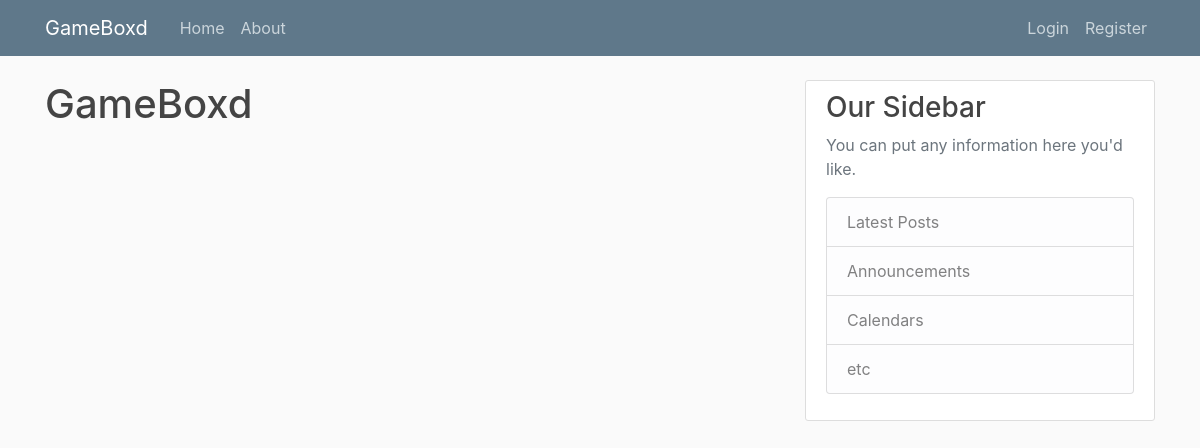
The app's page /, older data.
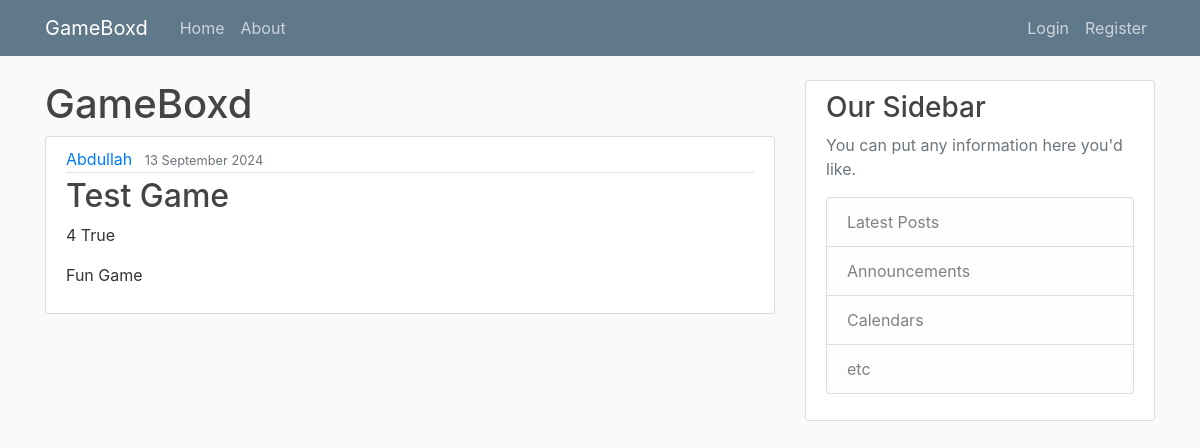
The same page, newer data.
### gameboxdApp/models.py (models this page shows)
class Review(models.Model):
    title = models.ForeignKey(Game, on_delete=models.CASCADE)
    rating = models.IntegerField()
    like = models.BooleanField(default=False)
    review = models.TextField()
    datePosted = models.DateTimeField(default=timezone.now)
    author = models.ForeignKey(User, on_delete=models.CASCADE)

class Game(models.Model):
    title = models.CharField(max_length=256)
    description = models.TextField()
    def __str__(self):
        return self.title

### gameboxdApp/views.py (the view)
# urls.py: path('', views.home, name='gameboxd-home'),
def home(request):
    context = {
        'posts': Review.objects.all()
    }
    return render(request, 'gameboxdApp/home.html', context=context)

### gameboxdApp/templates/gameboxdApp/home.html
{% extends "gameboxdApp/base.html" %}
{% block content %}
    <h1>GameBoxd</h1>
    {% for post in posts %}
        <article class="media content-section">
            <div class="media-body">
                <div class="article-metadata">
                    <a class="mr-2" href="#">{{ post.author }}</a>
                    <small class="text-muted">{{ post.datePosted|date:"d F Y" }}</small>
                </div>
                <h2><a class="article-title" href="#">{{ post.title }}</a></h2>
                <p class="artile-content">{{ post.rating }}    {{ post.like }}</p>
                <p class="article-content">{{ post.review }}</p>
            </div>
        </article>
    {% endfor %}
{% endblock content %}

### gameboxdApp/templates/gameboxdApp/base.html (shortened to what this page needs)
{% load static %}
<!doctype html>
<html lang="en">
    <head>
        <link rel="stylesheet" href="https://cdn.jsdelivr.net/npm/bootstrap@4.0.0/dist/css/bootstrap.min.css">
        <link rel="stylesheet" type="text/css" href="{% static 'gameboxdApp/main.css' %}">
    </head>
    <body>
        <header class="site-header">
            <nav class="navbar navbar-expand-md navbar-dark bg-steel fixed-top">
                <div class="container">
                    <a class="navbar-brand mr-4" href="{% url 'gameboxd-home' %}">GameBoxd</a>
                    <div class="collapse navbar-collapse" id="navbarToggle">
                        <div class="navbar-nav mr-auto">
                            <a class="nav-item nav-link" href="{% url 'gameboxd-home' %}">Home</a>
                            <a class="nav-item nav-link" href="{% url 'gameboxd-about' %}">About</a>
                        </div>
                        <div class="navbar-nav">
                            <a class="nav-item nav-link" href="#">Login</a>
                            <a class="nav-item nav-link" href="#">Register</a>
                        </div>
                    </div>
                </div>
            </nav>
        </header>
        <main role="main" class="container">
            <div class="row">
                <div class="col-md-8">
                    {% block content %}{% endblock %}
                </div>
                <div class="col-md-4">
                    <div class="content-section">
                        <h3>Our Sidebar</h3>
                        <p class='text-muted'>You can put any information here you'd like.
                            <ul class="list-group">
                                <li class="list-group-item list-group-item-light">Latest Posts</li>
                                <li class="list-group-item list-group-item-light">Announcements</li>
                                <li class="list-group-item list-group-item-light">Calendars</li>
                                <li class="list-group-item list-group-item-light">etc</li>
                            </ul>
                        </p>
                    </div>
                </div>
            </div>
        </main>
    </body>
</html>

### gameboxdApp/static/gameboxdApp/main.css (style rules this page uses)
body { background: #fafafa; color: #333333; margin-top: 5rem; }
h1, h2, h3, h4, h5, h6 { color: #444444; }
ul { margin: 0; }
.bg-steel { background-color: #5f788a; }
.site-header .navbar-nav .nav-link { color: #cbd5db; }
.content-section { background: #ffffff; padding: 10px 20px; border: 1px solid #dddddd; border-radius: 3px; margin-bottom: 20px; }
.article-title { color: #444444; }
.article-content { white-space: pre-line; }
.article-metadata { padding-bottom: 1px; margin-bottom: 4px; border-bottom: 1px solid #e3e3e3 }

Row changes from the older to the newer data that the page shows:
added Review: author "Abdullah", datePosted "13 September 2024", title "Test Game", rating "4", like "True", review "Fun Game"
